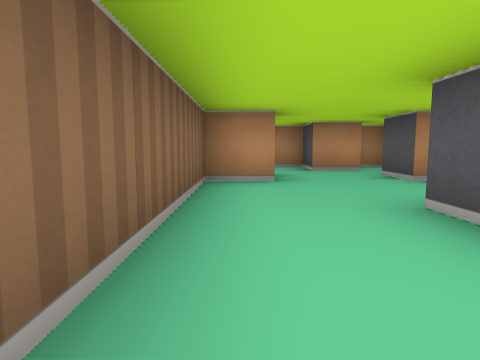
View 1 (above)

12 first-person views from a walk through a cub3D maze. The camera is about half as high as the walls, tilts 6° down and sees 75° across. The floor is counted in squares. Each view is taken from the middle of a square. On the plan, view 1 faces up. The plan holds only what a view shows up to about 9 squares ahead; the rest is blank.

View 2
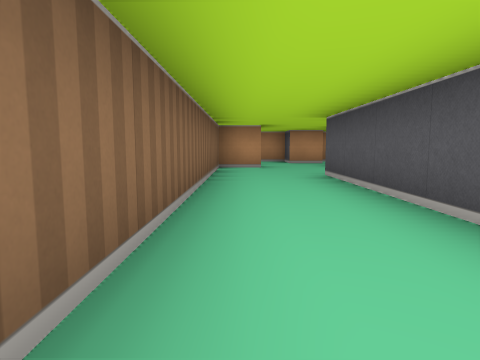

View 3
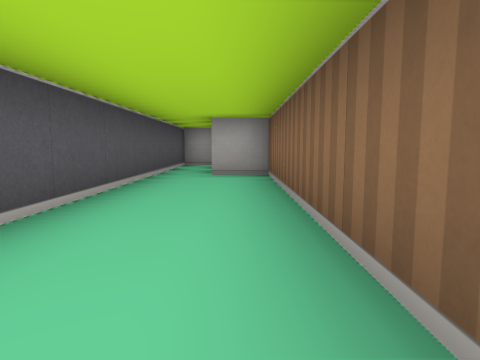

View 4
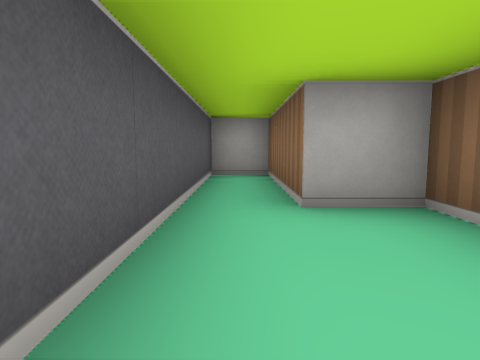

View 5
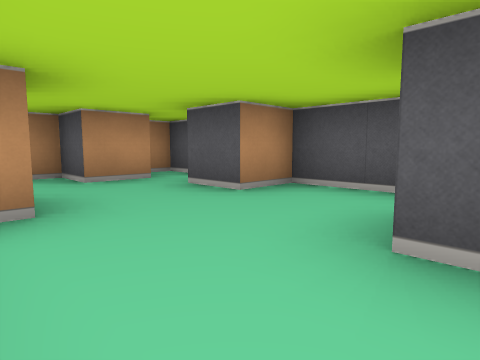

View 6
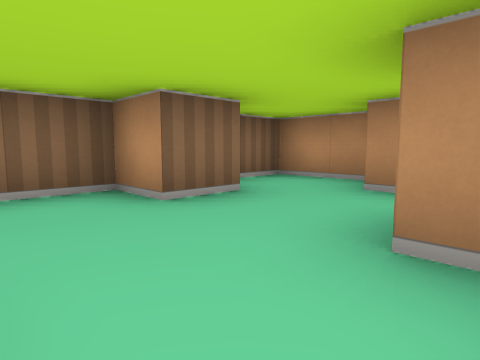

View 7
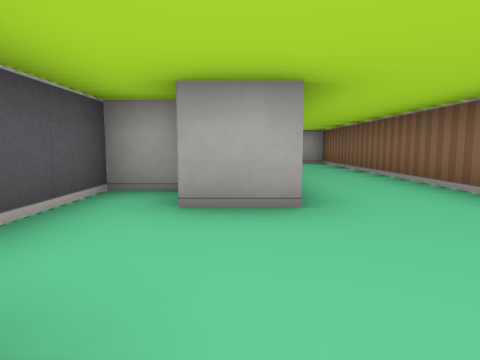

View 8
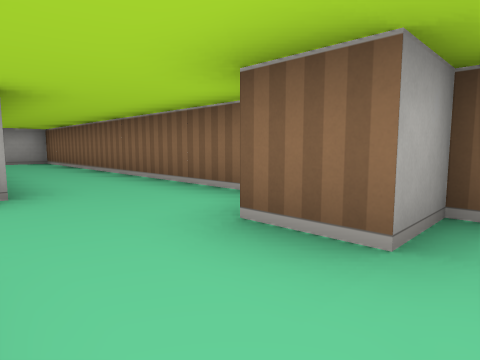

View 9
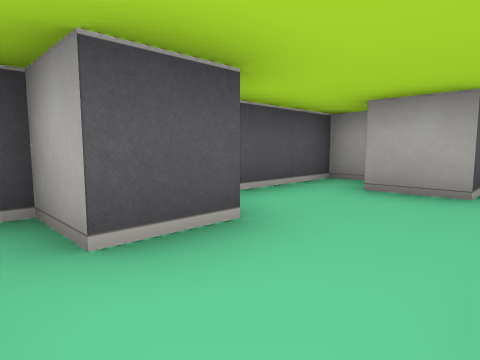

View 10
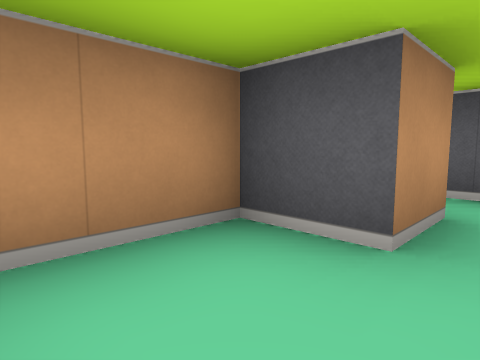

View 11
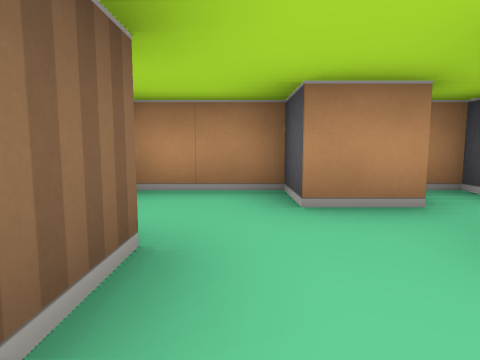

View 12
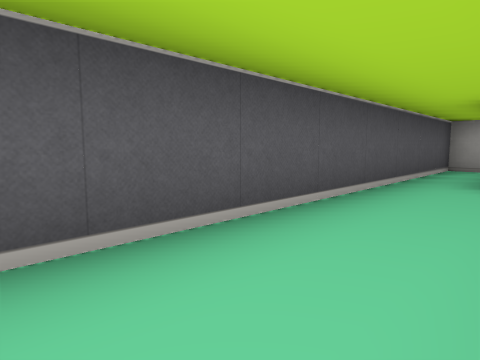

### Floor plan
Ten units are one square. View 1 is at (0, 0); x grows to the right and y downward. Boxes are objects, and circles mark ways between rooms. Rooms are numbered by the first view taken in them; rooms with no view inside come last. Other rooms are left out.
<svg viewBox="-10 -80 50 160">
<path fill="none" stroke="#000" d="M26 -15 35 -15 35 -45 25 -45M5 -45 -5 -45 -5 45 5 45 5 75 15 75 15 -25 25 -25M26 -65 15 -65 15 -75 -5 -75 -5 -55 5 -55 5 -45M25 -45 25 -55 35 -55 35 -75 29 -75"/>
<circle cx="15" cy="-50" r="3" fill="#2a7"/>
<text x="10" y="0">1</text>
<text x="10" y="-60">2</text>
</svg>
Room 1 opens to room 2.

Where each view was taken, in squares from view 1:
view 1: 0 up, 0 right, facing up
view 2: 3 down, 0 right, facing up
view 3: 1 up, 0 right, facing down
view 4: 2 down, 1 right, facing down
view 5: 2 up, 0 right, facing up-right
view 6: 3 up, 3 right, facing up-left
view 7: 5 up, 2 right, facing down
view 8: 6 up, 2 right, facing down-left
view 9: 6 up, 1 right, facing down-right
view 10: 6 up, 0 right, facing up-right
view 11: 4 up, 1 right, facing up
view 12: 0 up, 0 right, facing down-right
